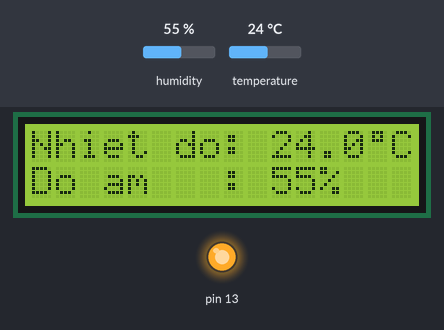
Bench run of a sketch on a simulated Arduino Uno, built with avr-gcc and run on an emulated ATmega328P. Parts: 16×2 character LCD, output pins drawn as LEDs (lit = HIGH). The test bench sets the inputs (shaded band); at power-on: humidity 55 %, temperature 24 °C. What the sketch prints to the serial monitor is not drawn.

Above: at 1.6 s.
1.7 s: humidity set to 22 %
At 4.2 s:
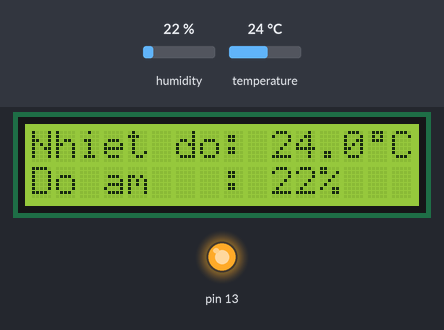
4.6 s: temperature set to 12 °C
At 6.4 s:
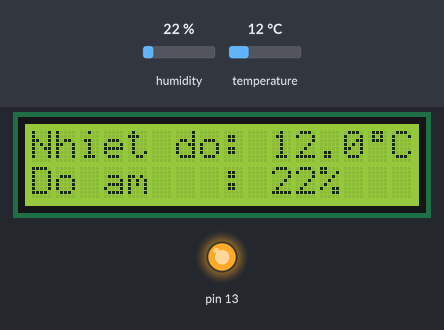
7.5 s: humidity set to 40 %
At 10.4 s:
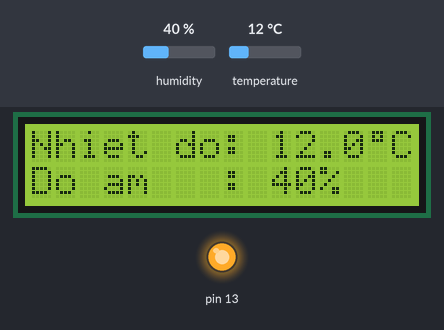
10.7 s: temperature set to 19 °C
At 12.4 s:
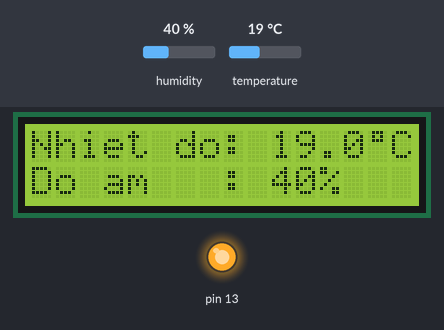
Timing chart, 0 to 13.9 s (numbered marks = the images above; inputs shaded):
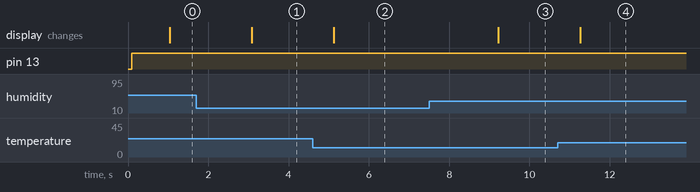

Measured:
- after the input at 1.7 s, the display: changes after 1.4 s (image 1)
- after the input at 4.6 s, the display: changes after 0.53 s (image 2)
- after the input at 7.5 s, the display: changes after 1.7 s (image 3)
- after the input at 10.7 s, the display: changes after 0.57 s (image 4)

The sketch:

egg-incubator.ino
```cpp
#include <DHT.h>
#include <Wire.h>
#include "LiquidCrystal_I2C.h"
LiquidCrystal_I2C lcd(0x27,16,2);
const int DHTPIN = 4;
const int DHTTYPE = DHT11;
DHT dht(DHTPIN, DHTTYPE);
float t, h;
unsigned long timesReadSensor=millis();
byte degree[8] = {
  0B01110,
  0B01010,
  0B01110,
  0B00000,
  0B00000,
  0B00000,
  0B00000,
  0B00000
};

void setup() {
  Serial.begin(9600);
  pinMode(13, OUTPUT);
  lcd.init();
  lcd.clear();
  lcd.backlight();

  lcd.print("Nhiet do: ");
  lcd.setCursor(0,1);
  lcd.print("Do am   : ");

  lcd.createChar(1, degree);
  dht.begin();
}

void loop() {
  if(millis()-timesReadSensor>1000){
    float h_temp = dht.readHumidity();
    float t_temp = dht.readTemperature();
    if (isnan(t_temp) || isnan(h_temp)) {
      Serial.println("Failed to read from DHT sensor!");
    }else {
      t=t_temp;
      h=h_temp;
      lcd.setCursor(10,0);
      lcd.print(t,1);
      lcd.print("");
      lcd.write(1);
      lcd.print("C");

      lcd.setCursor(10,1);
      lcd.print(h,0);
      lcd.print("%");
      String json = "{\"t\":\"" + String(t,1) + "\"," +
                      "\"h\":\"" + String (h,1)+"\"}";
      Serial.println(json);
    }
    timesReadSensor=millis();
  }
  if (t <= 39){
    digitalWrite (13,HIGH);
  }else if (t >=45){
    digitalWrite (13,LOW);
  }
}
```
